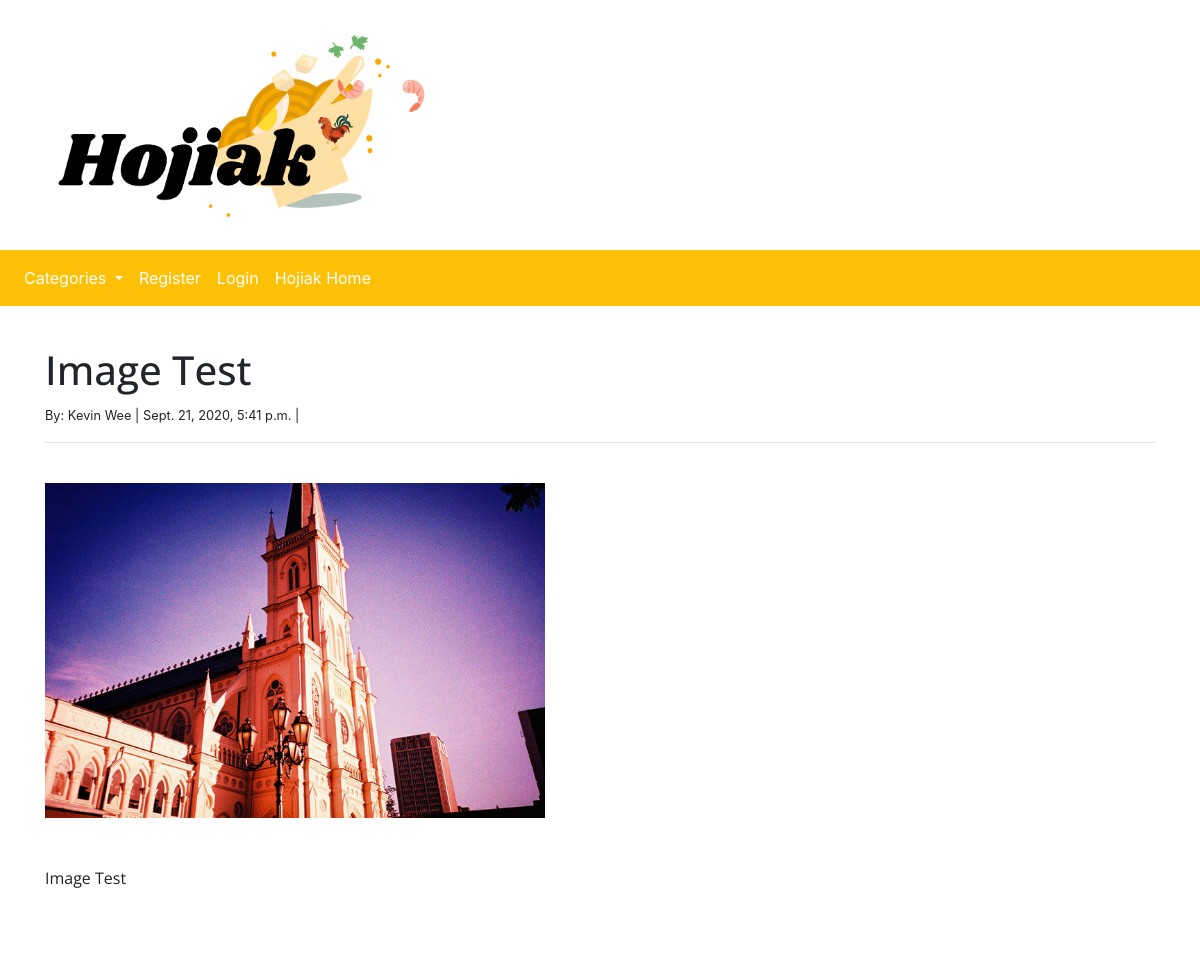
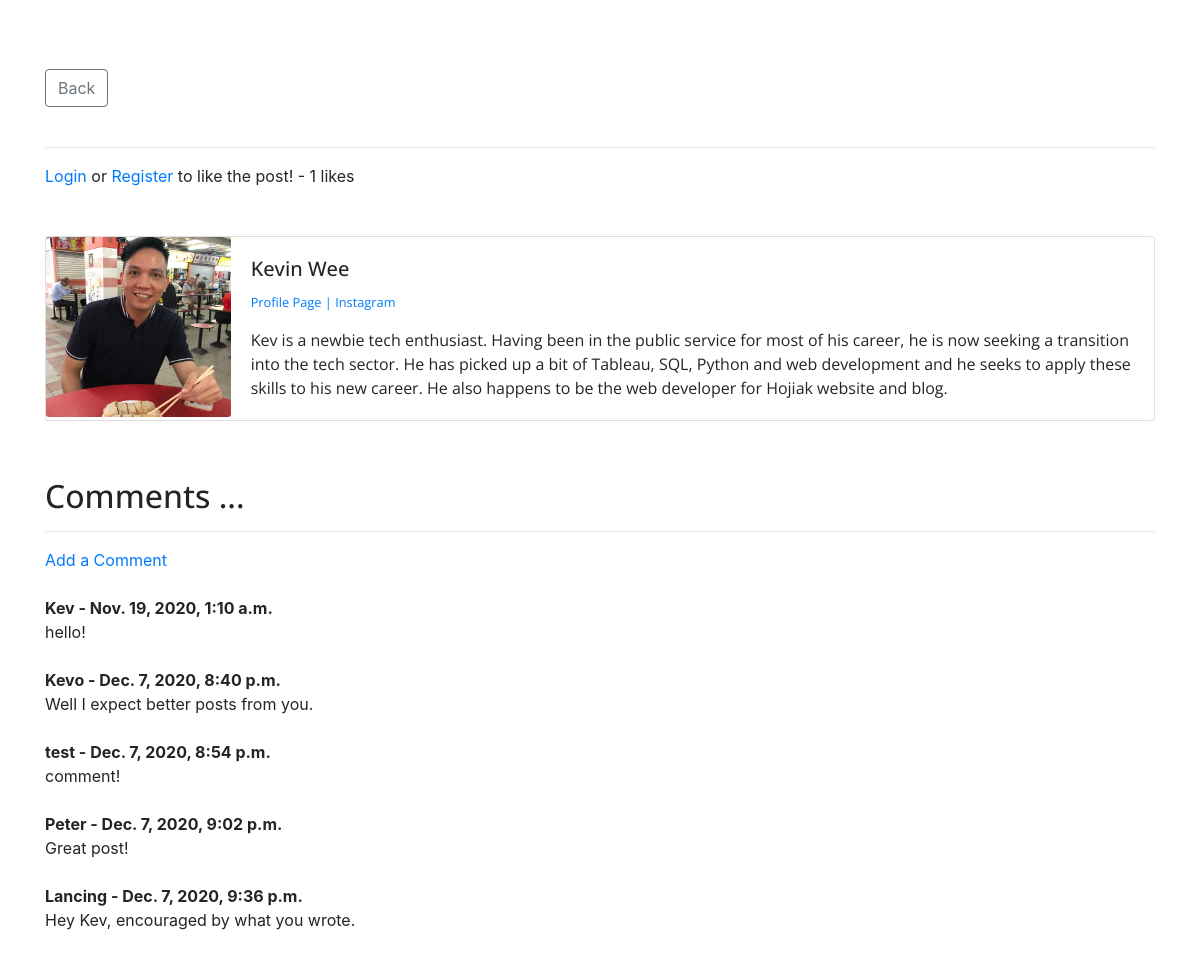
The app's page /theblog/article/21 with its own data (2 pictures, top to bottom).
### theblog/models.py (models this page shows, shortened)
class Post(models.Model):
    title = models.CharField(max_length=255)
    header_image = models.ImageField(null=True, blank=True, upload_to="images/")
    title_tag = models.CharField(max_length=255)
    author = models.ForeignKey(User, on_delete=models.CASCADE)
    body = RichTextField(blank=True, null=True)
    post_date = models.DateTimeField(auto_now_add=True)
    category = models.CharField(max_length=255, default='hojiak')
    snippet = models.CharField(max_length=255)
    likes = models.ManyToManyField(User, related_name='blog_posts')
    def total_likes(self):
        return self.likes.count()

class Profile(models.Model):
    user = models.OneToOneField(User, null=True, on_delete=models.CASCADE)
    bio = models.TextField()
    profile_pic = models.ImageField(null=True, blank=True, upload_to="images/profile/")
    facebook_url = models.CharField(max_length=255, null=True,blank=True)
    instagram_url = models.CharField(max_length=255, null=True,blank=True)

class Comment(models.Model):
    post = models.ForeignKey(Post, related_name="comments", on_delete=models.CASCADE)
    name = models.CharField(max_length=255)
    body = models.TextField()
    date_added = models.DateTimeField(auto_now_add=True)

### theblog/views.py (the view)
# urls.py: path('article/<int:pk>', ArticleDetailView.as_view(), name='article-detail'),
class ArticleDetailView(DetailView):
    model = Post
    template_name = 'article_details.html'
    def get_context_data(self, *args, **kwargs):
        cat_menu = Category.objects.all()
        context = super(ArticleDetailView, self).get_context_data(*args, **kwargs)
        stuff = get_object_or_404(Post, id=self.kwargs['pk'])
        total_likes = stuff.total_likes()
        liked = False
        if stuff.likes.filter(id=self.request.user.id).exists():
            liked = True
        context["cat_menu"] = cat_menu
        context["total_likes"] = total_likes
        context["liked"] = liked
        return context

### theblog/models.py (called while the page is built)
    def __str__(self):
        return self.name

### theblog/templates/article_details.html (shortened to what this page needs)
{% extends 'base.html' %}
{% block content%}
{% load static %}
<h1>{{ post.title }}</h1>
<small> By: {{post.author.first_name}} {{post.author.last_name}} |
{{ post.post_date }}  |
</small>
<hr>
<br/>
{%if post.header_image %}
    <img src="{{ post.header_image.url }}" style="width: 500px;">
{% endif %}
<br/><br/><br/>
{{ post.body|safe }}
<br/><br/>
<br/><br/>
<br/>
<a href="{% url 'homeview' %}" class="btn btn-outline-secondary"> Back </a>
<br/><br/>
<hr>
<form action="{% url 'like_post' post.pk%}" method=POST>
{% if user.is_authenticated %}
    {% if liked %}
        <button type="submit" class="btn btn-outline-danger btn-sm", name="post_id", value="{{ post.id }}">Unlike</button>
    {% else %}
        <button type="submit" class="btn btn-outline-primary btn-sm", name="post_id", value="{{ post.id }}">Like</button>
    {% endif %}
{% else %}
        <a href="{% url 'login' %}">Login</a> or <a href="{% url 'register'%}"> Register </a> to like the post!
{% endif %}
    - {{ total_likes }} likes
</form>
<br/> <br/>
<div class="card mb-3">
  <div class="row no-gutters">
    <div class="col-md-2">
{% if post.author.profile.profile_pic %}
      <img src="{{ post.author.profile.profile_pic.url}}" class="card-img" alt="Author">
{% endif %}
    </div>
    <div class="col-md-10">
      <div class="card-body">
        <h5 class="card-title">
        {{ post.author.first_name}}
        {{ post.author.last_name }}
        </h5>
  {% if post.author.profile.id %}
        <p class="small text-muted">
        <a href="{% url 'show_profile_page' post.author.profile.id %}">Profile Page </a>
        {% if post.author.profile.instagram_url %}
           <a href="{{ post.author.profile.instagram_url }}"> | Instagram </a>
        {% endif %}
        </p>
        <p class="card-text">
          {{ post.author.profile.bio }}
        </p>
  {% endif %}
      </div>
    </div>
  </div>
</div>
<br/>
<h2> Comments ... </h2>
<hr>
{% if not post.comments.all %}
  No Comments Yet.... <a href = "{% url 'add_comment' post.pk %}"> Add One </a>
{% else %}
  <a href = "{% url 'add_comment' post.pk %}"> Add a Comment </a>
  <br/> <br/>
    {% for comment in post.comments.all %}
      <strong>
      {{ comment.name }} -
      {{ comment.date_added }}
      </strong>
      <br/>
      {{ comment.body }}
      <br/><br/>
    {% endfor %}
{% endif %}
<br/> <br/>
{% endblock %}

### website/static/styles.css (style rules this page uses)
h1 { font-family: 'Open Sans', sans-serif; min-height: 3rem; padding-top: 1rem; }
h2 { font-family: 'Open Sans', sans-serif; min-height: 2rem; padding-top: 1rem; }
p,h4,h5,h6 { font-family: 'Open Sans', sans-serif; }
.card { max-width: 100%; }
.card-text { word-wrap: break-word; }
.card-img { width: 100%; height: 15vw; object-fit: cover; }

### records on screen
Post: title "Image Test", author.first_name "Kevin", author.last_name "Wee", post_date "Sept. 21, 2020, 5:41 p.m.", header_image (picture), body "Image Test", author.profile.profile_pic (picture), author.profile.bio "Kev is a newbie tech enthusiast. Having been in the public service for most of his career, he is now seeking a transition into the tech sector. He has picked up a bit of Tableau, SQL, Python and web development and he seeks to apply these skills to his new career. He also happens to be the web developer for Hojiak website and blog."
Comment: name "Kev", date_added "Nov. 19, 2020, 1:10 a.m.", body "hello!"
Comment: name "Kevo", date_added "Dec. 7, 2020, 8:40 p.m.", body "Well I expect better posts from you."
Comment: name "test", date_added "Dec. 7, 2020, 8:54 p.m.", body "comment!"
Comment: name "Peter", date_added "Dec. 7, 2020, 9:02 p.m.", body "Great post!"
Comment: name "Lancing", date_added "Dec. 7, 2020, 9:36 p.m.", body "Hey Kev, encouraged by what you wrote."

### other values on screen
{{ total_likes }} "1"
